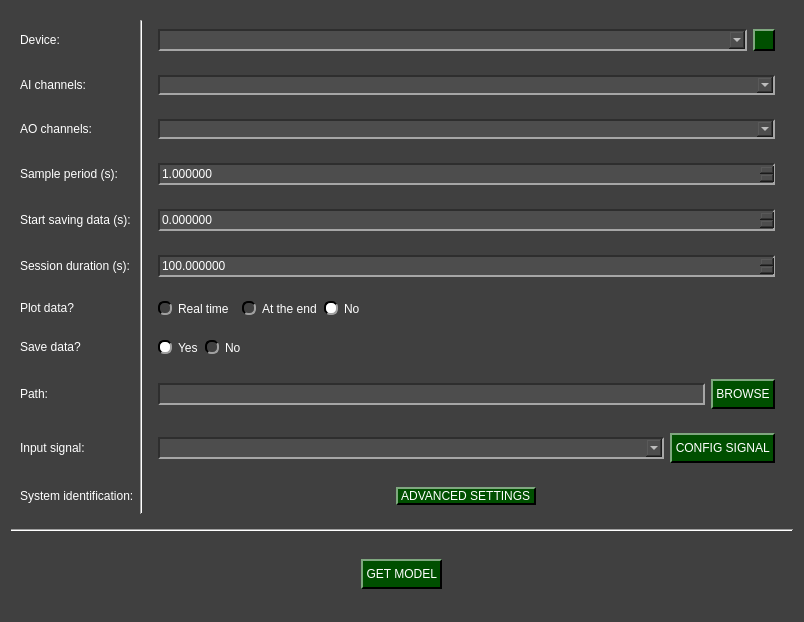
<?xml version="1.0" encoding="UTF-8"?>
<ui version="4.0">
 <class>Arduino_GetModel_W</class>
 <widget class="QWidget" name="Arduino_GetModel_W">
  <property name="geometry">
   <rect>
    <x>0</x>
    <y>0</y>
    <width>804</width>
    <height>622</height>
   </rect>
  </property>
  <property name="windowTitle">
   <string>Form</string>
  </property>
  <property name="styleSheet">
   <string notr="true">QComboBox QAbstractItemView {
    background-color: rgb(77, 77, 77);
}

QComboBox QAbstractItemView::item:focus{
    background-color: rgb(140, 140, 140);
}

QDoubleSpinBox{
	background-color: rgb(77, 77, 77);
	
	border-top: 1.5px solid rgb(46, 46, 46);
	border-left: 1.5px solid rgb(46, 46, 46);

	border-bottom: 1.5px solid rgb(166, 166, 166);
	border-right: 1.5px solid rgb(166, 166, 166);
}

QDoubleSpinBox::up-button{
    image: url(:/imgs/imgs/drop_up_arrow.png);
	width: 11px;

	background-color: rgb(0, 79, 0);
	border-top: 1.5px solid rgb(127, 167, 127);
	border-left: 1.5px solid rgb(127, 167, 127);

	border-bottom: 1.5px solid rgb(0, 0, 0);
	border-right: 1.5px solid rgb(0, 0, 0);
}

QDoubleSpinBox::up-button:pressed{
	border: 2px solid rgb(255, 255, 255);
}

QDoubleSpinBox::up-button:hover{
	background-color: rgb(0, 50, 0);
}

QDoubleSpinBox::down-button{
    image: url(:/imgs/imgs/drop_down_arrow.png);
	width: 11px;

	background-color: rgb(0, 79, 0);
	border-top: 1.5px solid rgb(127, 167, 127);
	border-left: 1.5px solid rgb(127, 167, 127);

	border-bottom: 1.5px solid rgb(0, 0, 0);
	border-right: 1.5px solid rgb(0, 0, 0);
}

QDoubleSpinBox::down-button:pressed{
	border: 2px solid rgb(255, 255, 255);
}

QDoubleSpinBox::down-button:hover{
	background-color: rgb(0, 50, 0);
}

QSpinBox{
	background-color: rgb(77, 77, 77);
	
	border-top: 1.5px solid rgb(46, 46, 46);
	border-left: 1.5px solid rgb(46, 46, 46);

	border-bottom: 1.5px solid rgb(166, 166, 166);
	border-right: 1.5px solid rgb(166, 166, 166);
}

QSpinBox::up-button{
    image: url(:/imgs/imgs/drop_up_arrow.png);
	width: 11px;

	background-color: rgb(0, 79, 0);
	border-top: 1.5px solid rgb(127, 167, 127);
	border-left: 1.5px solid rgb(127, 167, 127);

	border-bottom: 1.5px solid rgb(0, 0, 0);
	border-right: 1.5px solid rgb(0, 0, 0);
}

QSpinBox::up-button:pressed{
	border: 2px solid rgb(255, 255, 255);
}

QSpinBox::up-button:hover{
	background-color: rgb(0, 50, 0);
}

QSpinBox::down-button{
    image: url(:/imgs/imgs/drop_down_arrow.png);
	width: 11px;

	background-color: rgb(0, 79, 0);
	border-top: 1.5px solid rgb(127, 167, 127);
	border-left: 1.5px solid rgb(127, 167, 127);

	border-bottom: 1.5px solid rgb(0, 0, 0);
	border-right: 1.5px solid rgb(0, 0, 0);
}

QSpinBox::down-button:pressed{
	border: 2px solid rgb(255, 255, 255);
}

QSpinBox::down-button:hover{
	background-color: rgb(0, 50, 0);
}

QWidget#Arduino_GetModel_W{
	background-color: rgb(64, 64, 64);
}

QWidget{
	color: rgb(255, 255, 255);
}

QComboBox{
	background-color: rgb(77, 77, 77);
	
	border-top: 1.5px solid rgb(46, 46, 46);
	border-left: 1.5px solid rgb(46, 46, 46);

	border-bottom: 1.5px solid rgb(166, 166, 166);
	border-right: 1.5px solid rgb(166, 166, 166);
}


QComboBox::drop-down{
	image: url(:/imgs/imgs/drop_down_arrow.png);
	width: 11px;

	background-color: rgb(0, 79, 0);
	border-top: 2px solid rgb(127, 167, 127);
	border-left: 2px solid rgb(127, 167, 127);

	border-bottom: 2px solid rgb(0, 0, 0);
	border-right: 2px solid rgb(0, 0, 0);
}

QComboBox::drop-down:hover{
	background-color: rgb(0, 50, 0);
}

QComboBox::drop-down:pressed{
	border: 2px solid rgb(255, 255, 255);
}

QPushButton{
	background-color: rgb(0, 79, 0);

	border-top: 1.5px solid rgb(127, 167, 127);
	border-left: 1.5px solid rgb(127, 167, 127);

	border-bottom: 1.5px solid rgb(0, 0, 0);
	border-right: 1.5px solid rgb(0, 0, 0);

	
	font: 12pt &quot;Helvetica&quot;;
	text-align:center;
}

QWidget{
	font: 12pt &quot;Helvetica&quot;;
}

QPushButton:hover{
	background-color: rgb(0, 50, 0);
}

QPushButton:pressed{
	border: 2px solid rgb(255, 255, 255);
}

QLineEdit{
	background-color: rgb(77, 77, 77);
	border-top: 1.5px solid rgb(46, 46, 46);
	border-left: 1.5px solid rgb(46, 46, 46);

	border-bottom: 1.5px solid rgb(166, 166, 166);
	border-right: 1.5px solid rgb(166, 166, 166);
}

QRadioButton::indicator{
	border-radius: 6px;
	border-top: 1.5px solid rgb(0, 0, 0);
	border-left: 1.5px solid rgb(0, 0, 0);

	border-bottom: 1.5px solid rgb(160, 160, 160);
	border-right: 1.5px solid rgb(160, 160, 160);
}

QRadioButton::indicator::checked{
	background-color: white;
}

QRadioButton::indicator::unchecked:hover{
	background-color: #9F9F9F;
}

QRadioButton::indicator::pressed{
	border: 1.5px solid #505050
}

QPushButton#reload_devices{
	image: url(:/imgs/imgs/reload.png);
	width: 11px;
	background-color: rgb(0, 79, 0);

	border-top: 1.5px solid rgb(127, 167, 127);
	border-left: 1.5px solid rgb(127, 167, 127);

	border-bottom: 1.5px solid rgb(0, 0, 0);
	border-right: 1.5px solid rgb(0, 0, 0);

	
	font: 12pt &quot;Helvetica&quot;;
	text-align:center;
}

QPushButton#reload_devices:hover{
	background-color: rgb(0, 50, 0);
}

QPushButton#reload_devices:pressed{
	border: 2px solid rgb(255, 255, 255);
}</string>
  </property>
  <layout class="QVBoxLayout" name="verticalLayout">
   <item>
    <widget class="QWidget" name="widget" native="true">
     <property name="maximumSize">
      <size>
       <width>16777205</width>
       <height>16777205</height>
      </size>
     </property>
     <layout class="QGridLayout" name="gridLayout">
      <item row="8" column="0">
       <widget class="QLabel" name="label_8">
        <property name="minimumSize">
         <size>
          <width>0</width>
          <height>30</height>
         </size>
        </property>
        <property name="maximumSize">
         <size>
          <width>16777215</width>
          <height>30</height>
         </size>
        </property>
        <property name="baseSize">
         <size>
          <width>0</width>
          <height>0</height>
         </size>
        </property>
        <property name="text">
         <string>Path:</string>
        </property>
       </widget>
      </item>
      <item row="10" column="0">
       <widget class="QLabel" name="label_3">
        <property name="sizePolicy">
         <sizepolicy hsizetype="Preferred" vsizetype="Preferred">
          <horstretch>0</horstretch>
          <verstretch>0</verstretch>
         </sizepolicy>
        </property>
        <property name="minimumSize">
         <size>
          <width>0</width>
          <height>30</height>
         </size>
        </property>
        <property name="maximumSize">
         <size>
          <width>16777215</width>
          <height>30</height>
         </size>
        </property>
        <property name="text">
         <string>System identification:</string>
        </property>
       </widget>
      </item>
      <item row="8" column="3">
       <widget class="QWidget" name="widget_9" native="true">
        <layout class="QHBoxLayout" name="horizontalLayout_3">
         <item>
          <widget class="QLineEdit" name="path_line_edit">
           <property name="minimumSize">
            <size>
             <width>0</width>
             <height>22</height>
            </size>
           </property>
           <property name="maximumSize">
            <size>
             <width>16777215</width>
             <height>22</height>
            </size>
           </property>
          </widget>
         </item>
         <item>
          <widget class="QPushButton" name="path_folder_browse">
           <property name="minimumSize">
            <size>
             <width>0</width>
             <height>30</height>
            </size>
           </property>
           <property name="maximumSize">
            <size>
             <width>16777215</width>
             <height>30</height>
            </size>
           </property>
           <property name="text">
            <string> BROWSE </string>
           </property>
          </widget>
         </item>
        </layout>
       </widget>
      </item>
      <item row="0" column="3">
       <widget class="QWidget" name="widget_2" native="true">
        <layout class="QGridLayout" name="gridLayout_3">
         <item row="0" column="0">
          <widget class="QComboBox" name="device_combo">
           <property name="minimumSize">
            <size>
             <width>0</width>
             <height>22</height>
            </size>
           </property>
           <property name="maximumSize">
            <size>
             <width>16777215</width>
             <height>22</height>
            </size>
           </property>
          </widget>
         </item>
         <item row="0" column="1">
          <widget class="QPushButton" name="reload_devices">
           <property name="minimumSize">
            <size>
             <width>22</width>
             <height>22</height>
            </size>
           </property>
           <property name="maximumSize">
            <size>
             <width>22</width>
             <height>22</height>
            </size>
           </property>
           <property name="toolTip">
            <string>&lt;html&gt;&lt;head/&gt;&lt;body&gt;&lt;p&gt;Update COM ports&lt;/p&gt;&lt;/body&gt;&lt;/html&gt;</string>
           </property>
           <property name="text">
            <string/>
           </property>
          </widget>
         </item>
        </layout>
       </widget>
      </item>
      <item row="0" column="0">
       <widget class="QLabel" name="label">
        <property name="minimumSize">
         <size>
          <width>0</width>
          <height>30</height>
         </size>
        </property>
        <property name="maximumSize">
         <size>
          <width>16777215</width>
          <height>30</height>
         </size>
        </property>
        <property name="text">
         <string>Device:</string>
        </property>
       </widget>
      </item>
      <item row="6" column="3" alignment="Qt::AlignmentFlag::AlignLeft">
       <widget class="QWidget" name="widget_4" native="true">
        <layout class="QGridLayout" name="gridLayout_2">
         <item row="0" column="0">
          <widget class="QRadioButton" name="yes_rt_plot_radio">
           <property name="text">
            <string>Real time</string>
           </property>
           <property name="checked">
            <bool>false</bool>
           </property>
           <attribute name="buttonGroup">
            <string notr="true">plot_radio_group</string>
           </attribute>
          </widget>
         </item>
         <item row="0" column="2">
          <widget class="QRadioButton" name="yes_ate_plot_radio">
           <property name="text">
            <string>At the end</string>
           </property>
           <attribute name="buttonGroup">
            <string notr="true">plot_radio_group</string>
           </attribute>
          </widget>
         </item>
         <item row="0" column="3">
          <widget class="QRadioButton" name="no_plot_radio">
           <property name="text">
            <string>No</string>
           </property>
           <property name="checked">
            <bool>true</bool>
           </property>
           <attribute name="buttonGroup">
            <string notr="true">plot_radio_group</string>
           </attribute>
          </widget>
         </item>
         <item row="0" column="1">
          <widget class="QLabel" name="label_warning">
           <property name="toolTip">
            <string>&lt;html&gt;&lt;head/&gt;&lt;body&gt;&lt;p&gt;&lt;span style=&quot; font-size:16pt;&quot;&gt;Selecting Real Time may reduce your acquisition performance if you need to collect data at high frequencies ( sample period &amp;lt; 0.05 s ). We suggest plotting at the end of the acquisition if you don't want to be affected.&lt;/span&gt;&lt;/p&gt;&lt;/body&gt;&lt;/html&gt;</string>
           </property>
           <property name="text">
            <string>&lt;html&gt;&lt;head/&gt;&lt;body&gt;&lt;p&gt;&lt;img src=&quot;:/imgs/imgs/Warning_logo.png&quot;/&gt;&lt;/p&gt;&lt;/body&gt;&lt;/html&gt;</string>
           </property>
          </widget>
         </item>
        </layout>
       </widget>
      </item>
      <item row="9" column="0">
       <widget class="QLabel" name="label_2">
        <property name="minimumSize">
         <size>
          <width>0</width>
          <height>30</height>
         </size>
        </property>
        <property name="maximumSize">
         <size>
          <width>16777215</width>
          <height>30</height>
         </size>
        </property>
        <property name="text">
         <string>Input signal:</string>
        </property>
       </widget>
      </item>
      <item row="10" column="3">
       <widget class="QWidget" name="widget_10" native="true">
        <layout class="QGridLayout" name="gridLayout_8">
         <item row="0" column="0" alignment="Qt::AlignmentFlag::AlignHCenter">
          <widget class="QPushButton" name="system_settings_button">
           <property name="text">
            <string> ADVANCED SETTINGS </string>
           </property>
          </widget>
         </item>
        </layout>
       </widget>
      </item>
      <item row="1" column="0">
       <widget class="QLabel" name="label_10">
        <property name="text">
         <string>AI channels:</string>
        </property>
       </widget>
      </item>
      <item row="0" column="2" rowspan="11">
       <widget class="Line" name="line">
        <property name="orientation">
         <enum>Qt::Orientation::Vertical</enum>
        </property>
       </widget>
      </item>
      <item row="3" column="3">
       <widget class="QWidget" name="widget_5" native="true">
        <layout class="QGridLayout" name="gridLayout_6">
         <item row="0" column="0">
          <widget class="QDoubleSpinBox" name="Ts_in">
           <property name="minimumSize">
            <size>
             <width>0</width>
             <height>22</height>
            </size>
           </property>
           <property name="maximumSize">
            <size>
             <width>16777215</width>
             <height>22</height>
            </size>
           </property>
           <property name="decimals">
            <number>6</number>
           </property>
           <property name="minimum">
            <double>0.000000000000000</double>
           </property>
           <property name="maximum">
            <double>999999999999.000000000000000</double>
           </property>
           <property name="singleStep">
            <double>0.010000000000000</double>
           </property>
           <property name="stepType">
            <enum>QAbstractSpinBox::StepType::AdaptiveDecimalStepType</enum>
           </property>
           <property name="value">
            <double>1.000000000000000</double>
           </property>
          </widget>
         </item>
        </layout>
       </widget>
      </item>
      <item row="4" column="0">
       <widget class="QLabel" name="label_9">
        <property name="minimumSize">
         <size>
          <width>0</width>
          <height>30</height>
         </size>
        </property>
        <property name="maximumSize">
         <size>
          <width>16777215</width>
          <height>30</height>
         </size>
        </property>
        <property name="text">
         <string>Start saving data (s):</string>
        </property>
       </widget>
      </item>
      <item row="2" column="0">
       <widget class="QLabel" name="label_11">
        <property name="text">
         <string>AO channels:</string>
        </property>
       </widget>
      </item>
      <item row="7" column="3" alignment="Qt::AlignmentFlag::AlignLeft">
       <widget class="QWidget" name="widget_7" native="true">
        <layout class="QHBoxLayout" name="horizontalLayout">
         <item>
          <widget class="QRadioButton" name="yes_save_radio">
           <property name="text">
            <string>Yes</string>
           </property>
           <property name="checked">
            <bool>true</bool>
           </property>
           <attribute name="buttonGroup">
            <string notr="true">save_radio_group</string>
           </attribute>
          </widget>
         </item>
         <item>
          <widget class="QRadioButton" name="no_save_radio">
           <property name="text">
            <string>No</string>
           </property>
           <attribute name="buttonGroup">
            <string notr="true">save_radio_group</string>
           </attribute>
          </widget>
         </item>
        </layout>
       </widget>
      </item>
      <item row="5" column="3">
       <widget class="QWidget" name="widget_6" native="true">
        <layout class="QGridLayout" name="gridLayout_7">
         <item row="0" column="0">
          <widget class="QDoubleSpinBox" name="sesh_dur_in">
           <property name="minimumSize">
            <size>
             <width>0</width>
             <height>22</height>
            </size>
           </property>
           <property name="maximumSize">
            <size>
             <width>16777215</width>
             <height>22</height>
            </size>
           </property>
           <property name="baseSize">
            <size>
             <width>0</width>
             <height>12</height>
            </size>
           </property>
           <property name="decimals">
            <number>6</number>
           </property>
           <property name="maximum">
            <double>999999999999.000000000000000</double>
           </property>
           <property name="singleStep">
            <double>0.010000000000000</double>
           </property>
           <property name="stepType">
            <enum>QAbstractSpinBox::StepType::AdaptiveDecimalStepType</enum>
           </property>
           <property name="value">
            <double>100.000000000000000</double>
           </property>
          </widget>
         </item>
        </layout>
       </widget>
      </item>
      <item row="3" column="0">
       <widget class="QLabel" name="label_4">
        <property name="minimumSize">
         <size>
          <width>0</width>
          <height>30</height>
         </size>
        </property>
        <property name="maximumSize">
         <size>
          <width>16777215</width>
          <height>30</height>
         </size>
        </property>
        <property name="text">
         <string>Sample period (s):</string>
        </property>
       </widget>
      </item>
      <item row="5" column="0">
       <widget class="QLabel" name="label_5">
        <property name="minimumSize">
         <size>
          <width>0</width>
          <height>30</height>
         </size>
        </property>
        <property name="maximumSize">
         <size>
          <width>16777215</width>
          <height>30</height>
         </size>
        </property>
        <property name="text">
         <string>Session duration (s):</string>
        </property>
       </widget>
      </item>
      <item row="9" column="3">
       <widget class="QWidget" name="widget_19" native="true">
        <layout class="QHBoxLayout" name="horizontalLayout_2">
         <item>
          <widget class="QComboBox" name="inp_signal_combo">
           <property name="sizePolicy">
            <sizepolicy hsizetype="MinimumExpanding" vsizetype="Fixed">
             <horstretch>0</horstretch>
             <verstretch>0</verstretch>
            </sizepolicy>
           </property>
           <property name="minimumSize">
            <size>
             <width>0</width>
             <height>22</height>
            </size>
           </property>
           <property name="maximumSize">
            <size>
             <width>16777215</width>
             <height>22</height>
            </size>
           </property>
           <property name="sizeAdjustPolicy">
            <enum>QComboBox::SizeAdjustPolicy::AdjustToContentsOnFirstShow</enum>
           </property>
          </widget>
         </item>
         <item alignment="Qt::AlignmentFlag::AlignRight">
          <widget class="QPushButton" name="config_signal_button">
           <property name="sizePolicy">
            <sizepolicy hsizetype="Minimum" vsizetype="Fixed">
             <horstretch>0</horstretch>
             <verstretch>0</verstretch>
            </sizepolicy>
           </property>
           <property name="minimumSize">
            <size>
             <width>0</width>
             <height>30</height>
            </size>
           </property>
           <property name="maximumSize">
            <size>
             <width>16777215</width>
             <height>30</height>
            </size>
           </property>
           <property name="text">
            <string> CONFIG SIGNAL </string>
           </property>
          </widget>
         </item>
        </layout>
       </widget>
      </item>
      <item row="4" column="3">
       <widget class="QWidget" name="widget_8" native="true">
        <layout class="QGridLayout" name="gridLayout_5">
         <item row="0" column="0">
          <widget class="QDoubleSpinBox" name="save_time_in">
           <property name="minimumSize">
            <size>
             <width>0</width>
             <height>22</height>
            </size>
           </property>
           <property name="maximumSize">
            <size>
             <width>16777215</width>
             <height>22</height>
            </size>
           </property>
           <property name="decimals">
            <number>6</number>
           </property>
           <property name="maximum">
            <double>999999999999.000000000000000</double>
           </property>
           <property name="singleStep">
            <double>0.010000000000000</double>
           </property>
          </widget>
         </item>
        </layout>
       </widget>
      </item>
      <item row="7" column="0">
       <widget class="QLabel" name="label_7">
        <property name="minimumSize">
         <size>
          <width>0</width>
          <height>30</height>
         </size>
        </property>
        <property name="maximumSize">
         <size>
          <width>16777215</width>
          <height>30</height>
         </size>
        </property>
        <property name="text">
         <string>Save data?</string>
        </property>
       </widget>
      </item>
      <item row="6" column="0">
       <widget class="QLabel" name="label_6">
        <property name="minimumSize">
         <size>
          <width>0</width>
          <height>30</height>
         </size>
        </property>
        <property name="maximumSize">
         <size>
          <width>16777215</width>
          <height>30</height>
         </size>
        </property>
        <property name="text">
         <string>Plot data?</string>
        </property>
       </widget>
      </item>
      <item row="1" column="3">
       <widget class="QWidget" name="widget_11" native="true">
        <layout class="QHBoxLayout" name="horizontalLayout_4">
         <item>
          <widget class="QComboBox" name="ai_channel_combo"/>
         </item>
        </layout>
       </widget>
      </item>
      <item row="2" column="3">
       <widget class="QWidget" name="widget_12" native="true">
        <layout class="QHBoxLayout" name="horizontalLayout_5">
         <item>
          <widget class="QComboBox" name="ao_channel_combo"/>
         </item>
        </layout>
       </widget>
      </item>
     </layout>
    </widget>
   </item>
   <item>
    <widget class="Line" name="line_3">
     <property name="orientation">
      <enum>Qt::Orientation::Horizontal</enum>
     </property>
    </widget>
   </item>
   <item>
    <widget class="QWidget" name="widget_3" native="true">
     <layout class="QGridLayout" name="gridLayout_4">
      <item row="0" column="0" alignment="Qt::AlignmentFlag::AlignHCenter">
       <widget class="QPushButton" name="start_get_model">
        <property name="minimumSize">
         <size>
          <width>0</width>
          <height>30</height>
         </size>
        </property>
        <property name="maximumSize">
         <size>
          <width>16777215</width>
          <height>30</height>
         </size>
        </property>
        <property name="styleSheet">
         <string notr="true"/>
        </property>
        <property name="text">
         <string> GET MODEL </string>
        </property>
       </widget>
      </item>
     </layout>
    </widget>
   </item>
  </layout>
 </widget>
 <resources>
  <include location="resources_1.qrc"/>
 </resources>
 <connections/>
 <buttongroups>
  <buttongroup name="plot_radio_group"/>
  <buttongroup name="save_radio_group"/>
 </buttongroups>
</ui>
